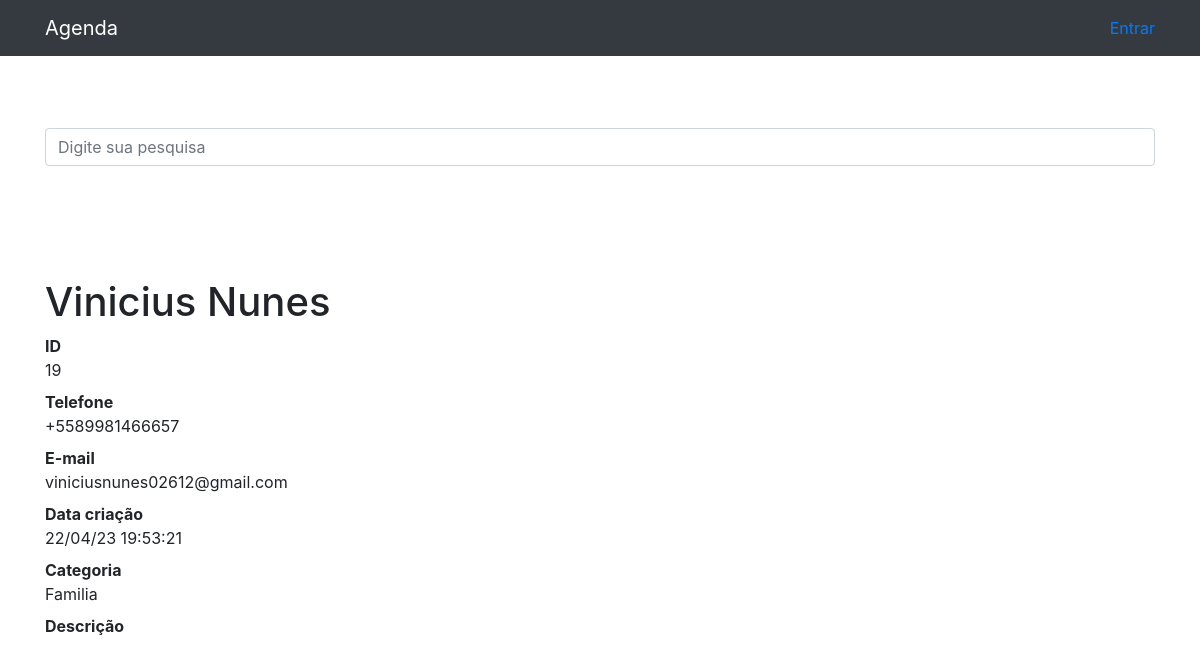
/19, run on the app's committed database.
### contatos/models.py (models this page shows, shortened)
class Contato(models.Model):
    nome = models.CharField(max_length=255)
    sobrenome = models.CharField(max_length=255, blank=True) # sobrenome é opcional
    telefone = models.CharField(max_length=255)
    email = models.CharField(max_length=255, blank=True)
    data_criacao = models.DateTimeField(default=timezone.now)
    descricao = models.TextField(blank=True)
    categoria = models.ForeignKey(Categoria, on_delete=models.DO_NOTHING)# relação entre as tabelas categoria e contato
    mostrar = models.BooleanField(default=True)

class Categoria(models.Model): # classe categoria de telefones
    nome = models.CharField(max_length=255)
    def __str__(self) -> str:
        return self.nome

### contatos/views.py (the view)
# urls.py: path('<int:id_contato>', views.ver_contato, name='ver_contato'),
def ver_contato(request, id_contato):
    contato = get_object_or_404(Contato, id = id_contato)
    if not contato.mostrar: # verifico se o campo mostrar esta setado com falso, caso sim ele o usuario não pode acessar a pagina
        raise Http404()
    return render(request, 'contatos/ver_contato.html',{
        'cont': contato
    })

### contatos/templates/contatos/ver_contato.html (shortened to what this page needs)
{% extends 'base.html'%}
{%block conteudo%}
    <h1 class="mt-5">{{cont.nome}} {{cont.sobrenome}}</h1>
    <dl>
    <dt>ID</dt>
    <dd>{{cont.id}}</dd>
    <dt>Telefone</dt>
    <dd>{{cont.telefone}}</dd>
    <dt>E-mail</dt>
    <dd>{{cont.email}}</dd>
    <dt>Data criação</dt>
    <dd>{{cont.data_criacao|date:'d/m/y H:i:s' }}</dd>
    <dt>Categoria</dt>
    <dd>{{cont.categoria}}</dd>
    <dt>Descrição</dt>
    </dl>
{%endblock%}

### data on the page
Contato: nome "Vinicius", sobrenome "Nunes", id "19", telefone "+5589981466657", email "viniciusnunes02612@gmail.com", data_criacao "22/04/23 19:53:21", categoria "Familia"
